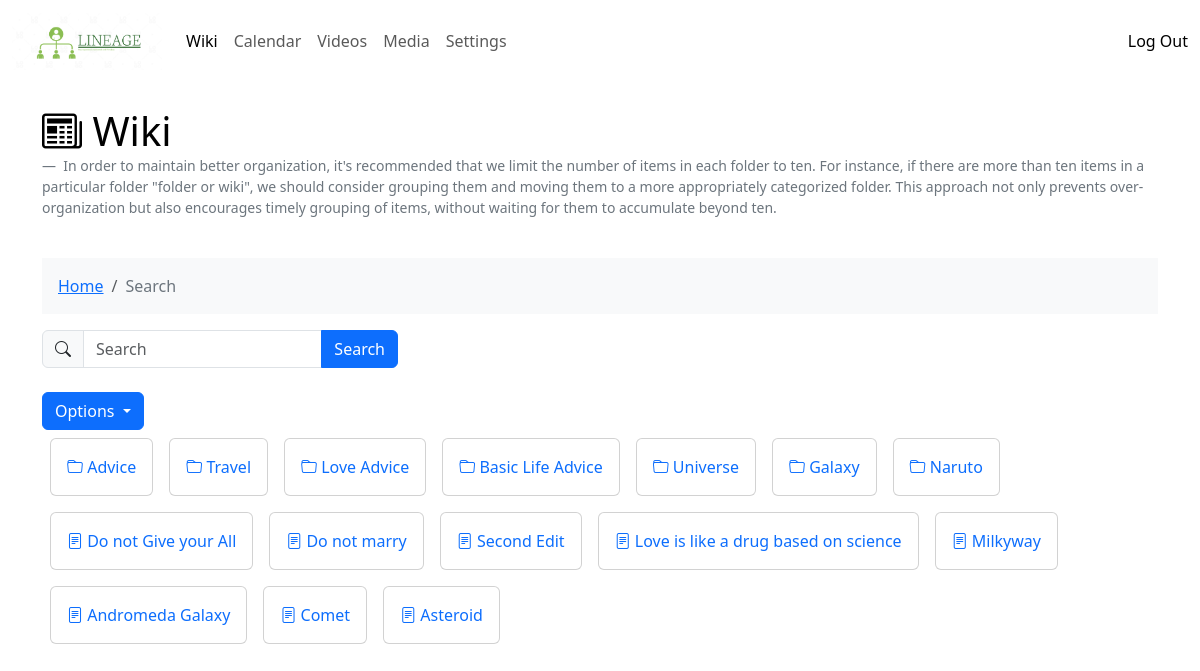
Before: /wiki/search/ (signed in) with the older database file.
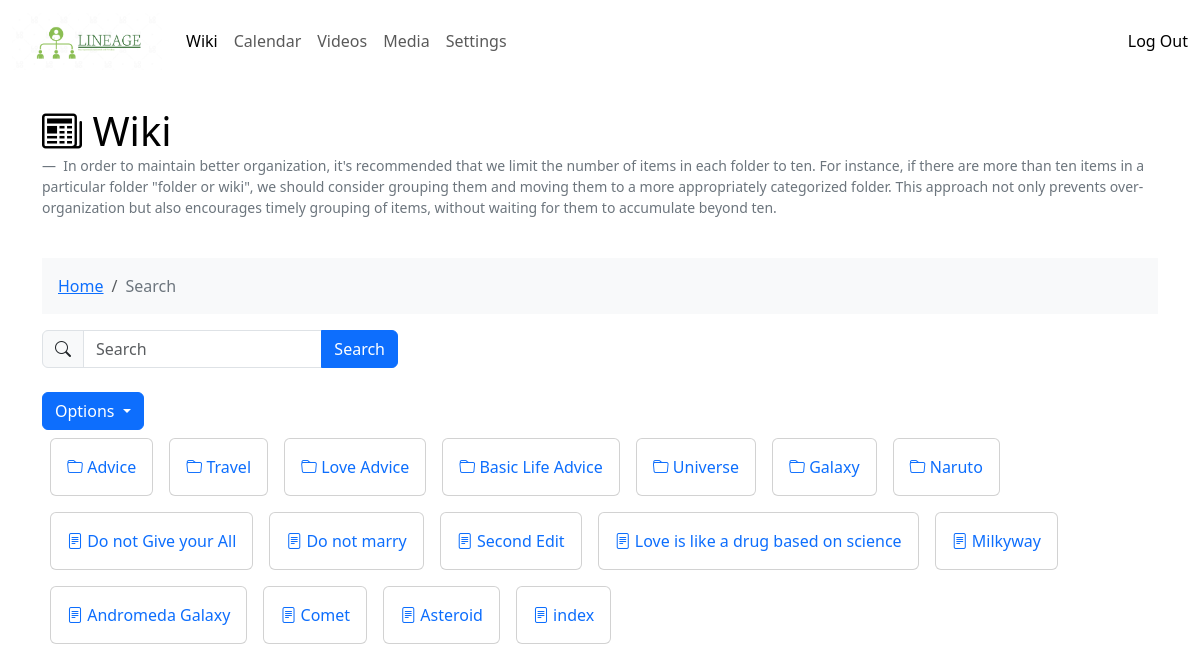
After: the same page with the newer database file.
### wiki/models.py (models this page shows, shortened)
class WikiFolder(models.Model):
    name = models.CharField(unique=True, max_length=255)
    folder_id = models.IntegerField()
    created_by = models.IntegerField()
    created_at = models.DateTimeField(auto_now_add=True)
    updated_by = models.IntegerField()
    updated_at = models.DateTimeField(auto_now_add=True)
    deleted_at = models.DateTimeField(null=True, blank=True)

class WikiContent(models.Model):
    title = models.CharField(unique=True, max_length=255)
    content = models.TextField()
    folder = models.ForeignKey(WikiFolder, on_delete=models.CASCADE, null=True)
    is_updating = models.BooleanField(default=False)
    created_by = models.IntegerField()
    created_at = models.DateTimeField(auto_now_add=True)
    updated_by = models.IntegerField()
    updated_at = models.DateTimeField(auto_now_add=True)
    deleted_at = models.DateTimeField(null=True, blank=True)

### wiki/views.py (the view)
# urls.py: path('search/', views.wiki_search, name='wiki search'),
@login_required(login_url='/')
def wiki_search(request):
    query = request.GET.get('search', '')
    wiki_folders = WikiFolder.objects.filter(name__icontains=query.lower())
    wikis = WikiContent.objects.filter(
        Q(title__icontains=query.lower()) |
        Q(content__icontains=query.lower())
    )
    trail = {"0": "Search"};
    context = {
        'wiki_folders': wiki_folders,
        'wikis': wikis,
        'folder_id': 0,
        'trail': trail,
    }
    return render(request, 'wiki/wiki_home.html', context)

### wiki/templates/wiki/wiki_home.html (shortened to what this page needs)
{% extends "base.html" %}
{% block content %}
    {% load static %}
    <link rel="stylesheet" href="{% static 'wiki/style.css' %}">
    <h1>
        <a class="header-link" href="{% url 'wiki home' %}">
            <i class="bi bi-newspaper"></i>
            Wiki
        </a>
    </h1>
    <p>
        <figcaption class="blockquote-footer">
            In order to maintain better organization, it's recommended that we limit the number of items in each folder to ten. For instance, if there are more than ten items in a particular folder "folder or wiki", we should consider grouping them and moving them to a more appropriately categorized folder. This approach not only prevents over-organization but also encourages timely grouping of items, without waiting for them to accumulate beyond ten.
        </figcaption>
    </p>
    <nav aria-label="breadcrumb">
        <ol class="breadcrumb text-bg-light p-3">
            <li class="breadcrumb-item">
                {% if trail|length == 0 %}
                    <span class="text-secondary">Home</span>
                {% else %}
                    <a href="{% url 'wiki home' %}">Home</a>
                {% endif %}
            </li>
            {% for key,value in trail.items reversed %}
                <li class="breadcrumb-item">
                    {% if forloop.last %}
                        <span class="text-secondary">{{value }}</span>
                    {% else %}
                        <a href="{% url 'wiki folder' key %}">
                            {{value }}
                        </a>
                    {% endif %}
                </li>
            {% endfor %}
        </ol>
    </nav>
    <div class="row">
        <div class="col-md-4">
            <form action="{% url 'wiki search' %}" method="get">
                <div class="input-group">
                    <span class="input-group-text">
                        <i class="bi bi-search"></i>
                    </span>
                    <input type="text" class="form-control" name="search" placeholder="Search" aria-label="Search">
                    <button type="submit" class="btn btn-primary">Search</button>
                </div>
            </form>
        </div>
      <div class="col-md-8"></div>
    </div>
    <br/>
    <div class="dropdown">
        <button type="button" class="btn btn-primary dropdown-toggle" data-bs-toggle="dropdown" aria-expanded="false">
            Options
        </button>
    </div>
    {% for folder in wiki_folders %}
        <div class="card float-md-start m-2">
            <div class="card-body">
                <a href="{% url 'wiki folder' folder.id %}" class="text-decoration-none">
                    <i class="bi bi-folder"></i>
                    {{ folder.name }}
                </a>
            </div>
        </div>
    {% endfor %}
    {% for wiki in wikis %}
        <div class="card float-md-start m-2">
            <div class="card-body">
                <a href="{% url 'wiki page' wiki.id %}" class="text-decoration-none">
                    <i class="bi bi-file-text"></i>
                    {{ wiki.title }}
                </a>
            </div>
        </div>
    {% endfor %}
{% endblock %}

Changed rows visible on the page:
added WikiContent: title "index"
